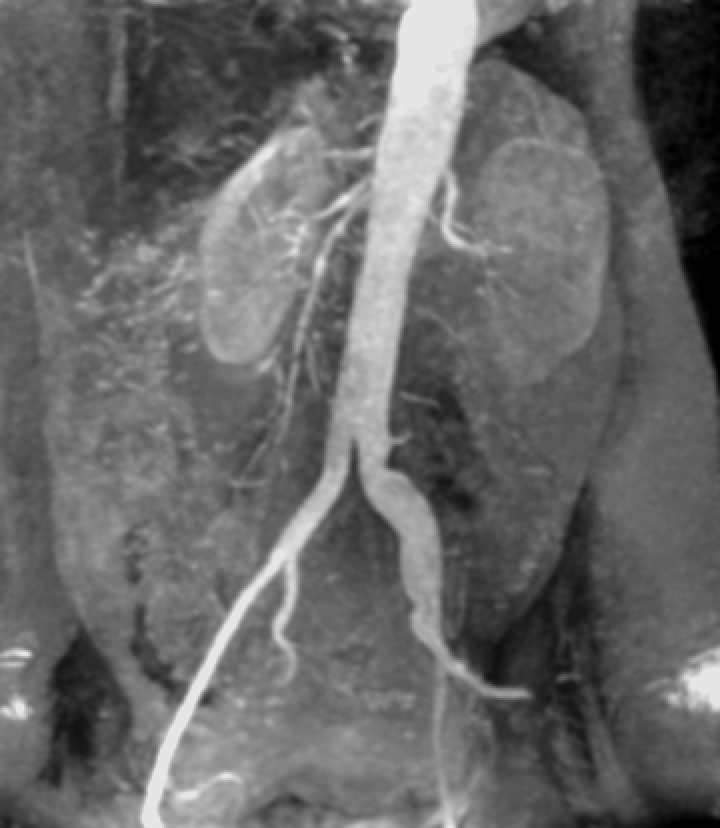
%> input picture Image enhancement using Piecewise linear Transformation/lab_a.tif, 720 x 828 px
$ octave Code_for_Image_Enhancement_using_Piecewise_linear_Transform.m   (GNU Octave 9; MATLAB toolbox functions it lacks are replaced by stand-ins)
%> lines starting %> are read from the running program, lines starting %| are printed output that depends on the picture; in (x1, y1, x2, y2) boxes, pixels count from 0 and x2, y2 are one past the last pixel; in counts of white or black regions, pixels touching at a corner belong together; the program's own positions count from 1
%% Image enhancement using Piecewise linear Transformation

%% 1.Gray level slicing
I=imread('lab_a.tif');
%> I is the input picture: size 828x720 uint8; min 0, max 230, mean 103.5
[r,c]=size(I);
%> r = 828; c = 720
A=140;B=240;
A1=20;A2=250;
I1=A1.*ones(r,c);
I2=I;
I1(I>=A & I<=B)=A2;
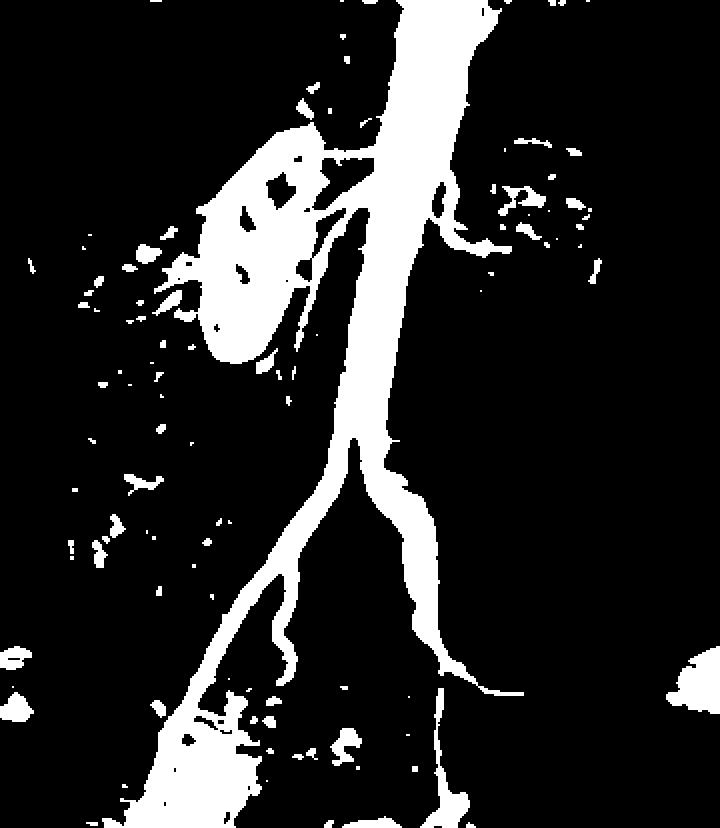
%> I1: size 828x720 double; values 20 (black) and 250 (white), 15.8% white; 105 white regions (30 under 20 px), largest, box (x1, y1, x2, y2) and area: (102, 0, 524, 828) 81680, (666, 646, 720, 714) 2364, (420, 688, 470, 828) 1776
I2(I>=A & I<=B)=A2;
%> I2: size 828x720 uint8; 15.83% of pixels changed, all inside (x1, y1, x2, y2) = (0, 0, 720, 828)
figure,
subplot(2,2,[1,2]),
imshow(I);
title('Original Image');
subplot(2,2,3),
imshow(I1,[]);
title('Image Without Preserving Background');
subplot(2,2,4),
imshow(I2);
title('Image With Preserving Background');

%% 2.Bit Plane Slicing
%Part (a): Higher bit plane slicing
I3=imread("lab_b.tif");
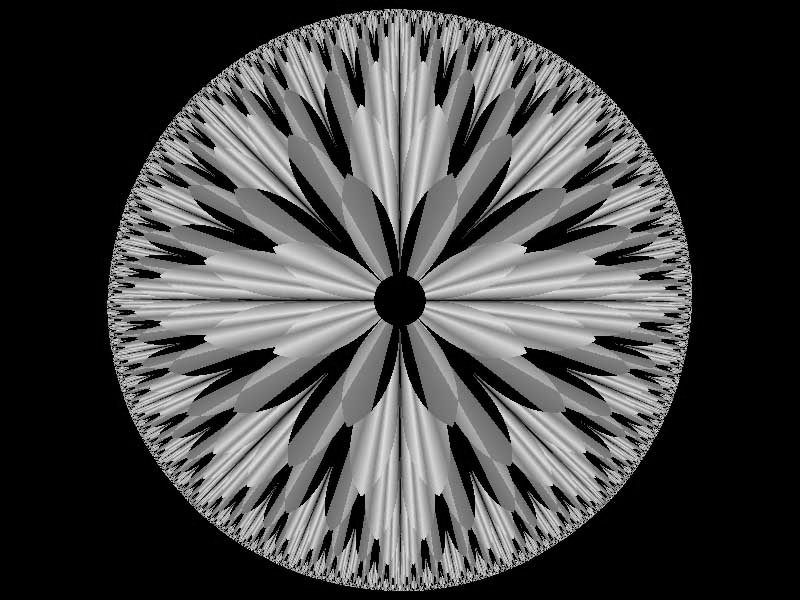
%> input picture Image enhancement using Piecewise linear Transformation/lab_b.tif, 800 x 600 px
%> I3 is the input picture: size 600x800 uint8; min 0, max 246, mean 67.7
figure,
for k=7:-1:4
    I4(:,:,8-k)=bitand(I3,uint8(2^k));
    subplot(2,2,8-k),
    imshow(I4(:,:,8-k),[])
    title(sprintf("%d bit plane image",k))
end;
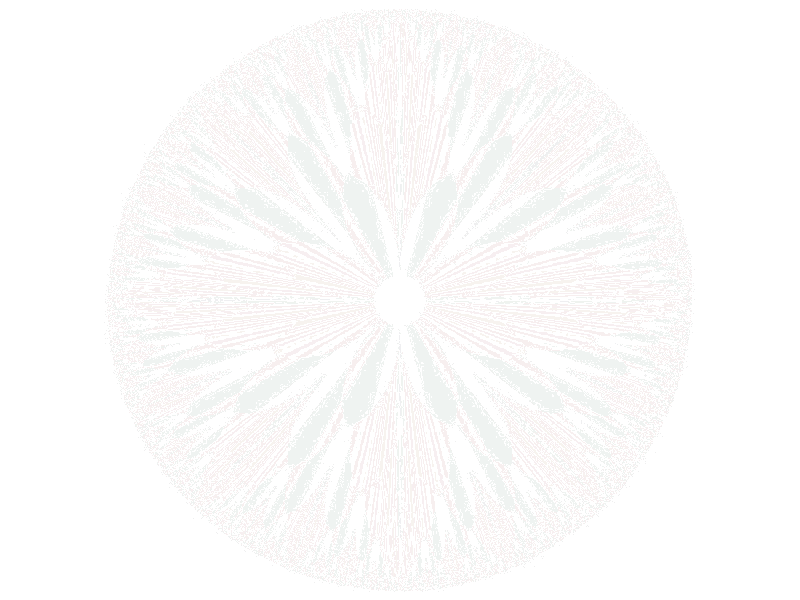
%> I4: size 600x800x4 uint8; mean R, G, B, A 39.1, 13.1, 7.5, 4.1; transparent parts drawn white
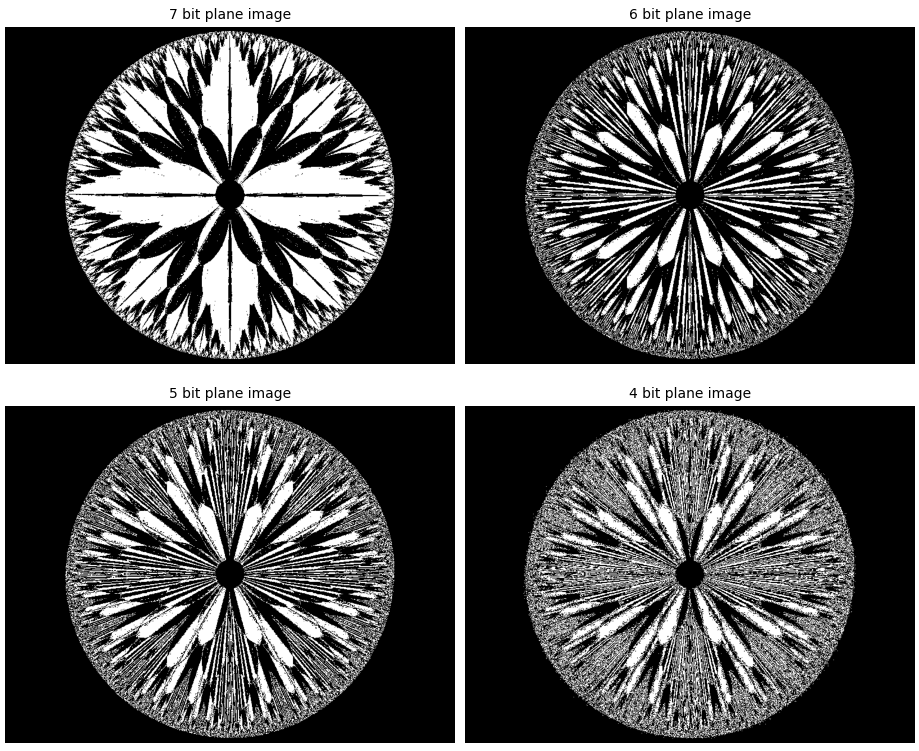
%> figure redrawn from the program's plot data, 4 panels

%Part (b): Lower bit plane slicing
I3=imread("lab_b.tif");
figure,
for k=3:-1:0
    I4(:,:,8-k)=bitand(I3,uint8(2^k));
    subplot(2,2,4-k),
    imshow(I4(:,:,8-k),[])
    title(sprintf("%d bit plane image",k))
end;
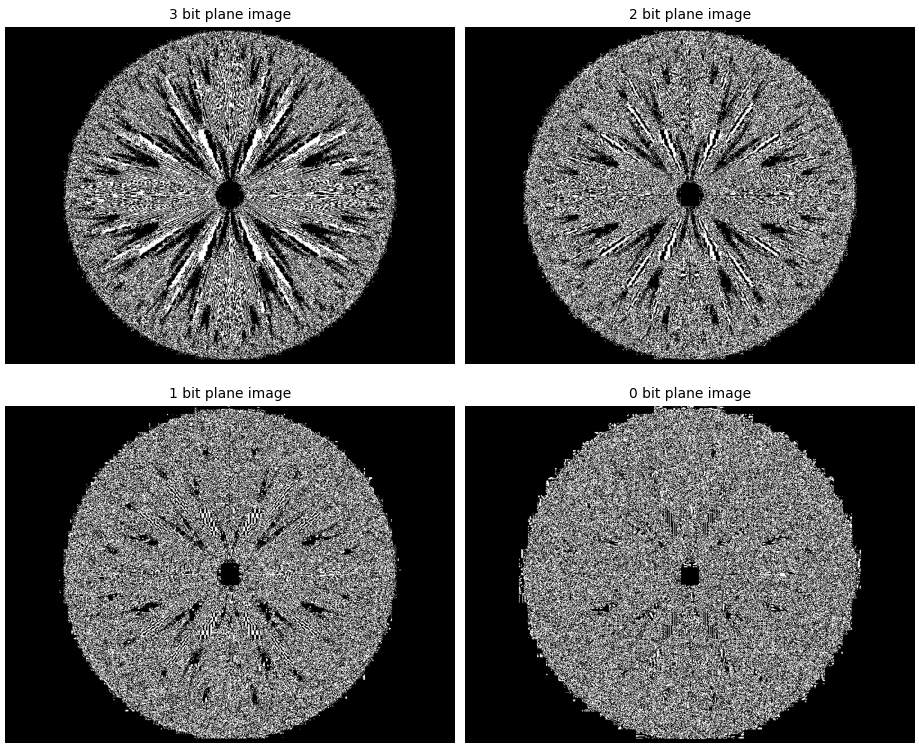
%> figure redrawn from the program's plot data, 4 panels

%Part (c): Reconstruction
IH=I4(:,:,1)+I4(:,:,2)+I4(:,:,3)+I4(:,:,4);
IL=I4(:,:,5)+I4(:,:,6)+I4(:,:,7)+I4(:,:,8);
figure,
subplot(2,2,[1,2])
imshow(I3)
title("Original image")
subplot(2,2,3)
imshow(IH,[])
title("Higher order bit planes")
subplot(2,2,4)
imshow(IL)
title("Lower order bit planes");

%% 3.Stretching
I=imread("lab_c.tif");
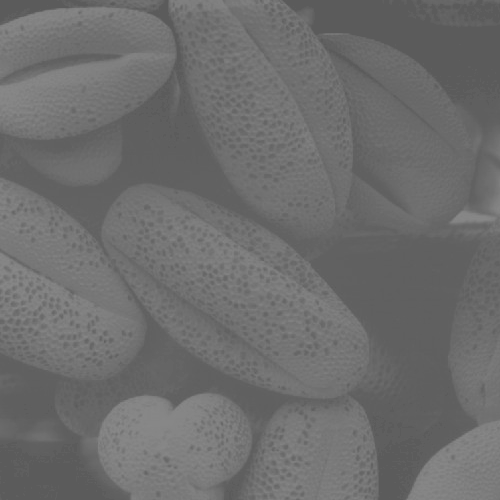
%> input picture Image enhancement using Piecewise linear Transformation/lab_c.tif, 500 x 500 px
%> I is the input picture: size 500x500 uint8; min 91, max 138, mean 109.1
I=im2double(I);
%> I: size 500x500 double
s1=0;
s2=1;
r1=min(min(I));
%> r1 = 0.357
r2=max(max(I));
%> r2 = 0.541
O=imadjust(I,[r1,r2],[s1,s2]);
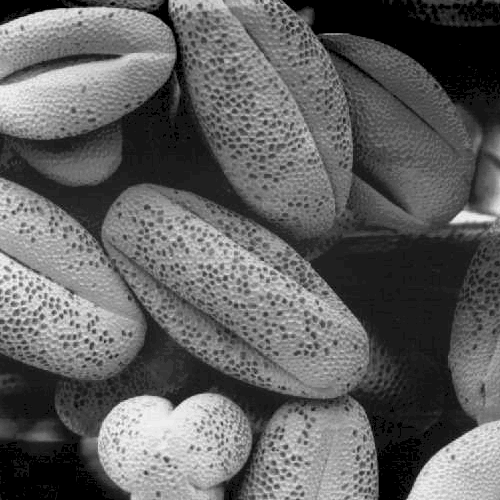
%> O: size 500x500 double; min 0, max 1, mean 0.385
figure,
subplot(1,2,1)
imshow(I)
title("Low contrast image")
subplot(1,2,2)
imshow(O)
title("O/P image after stretching")
